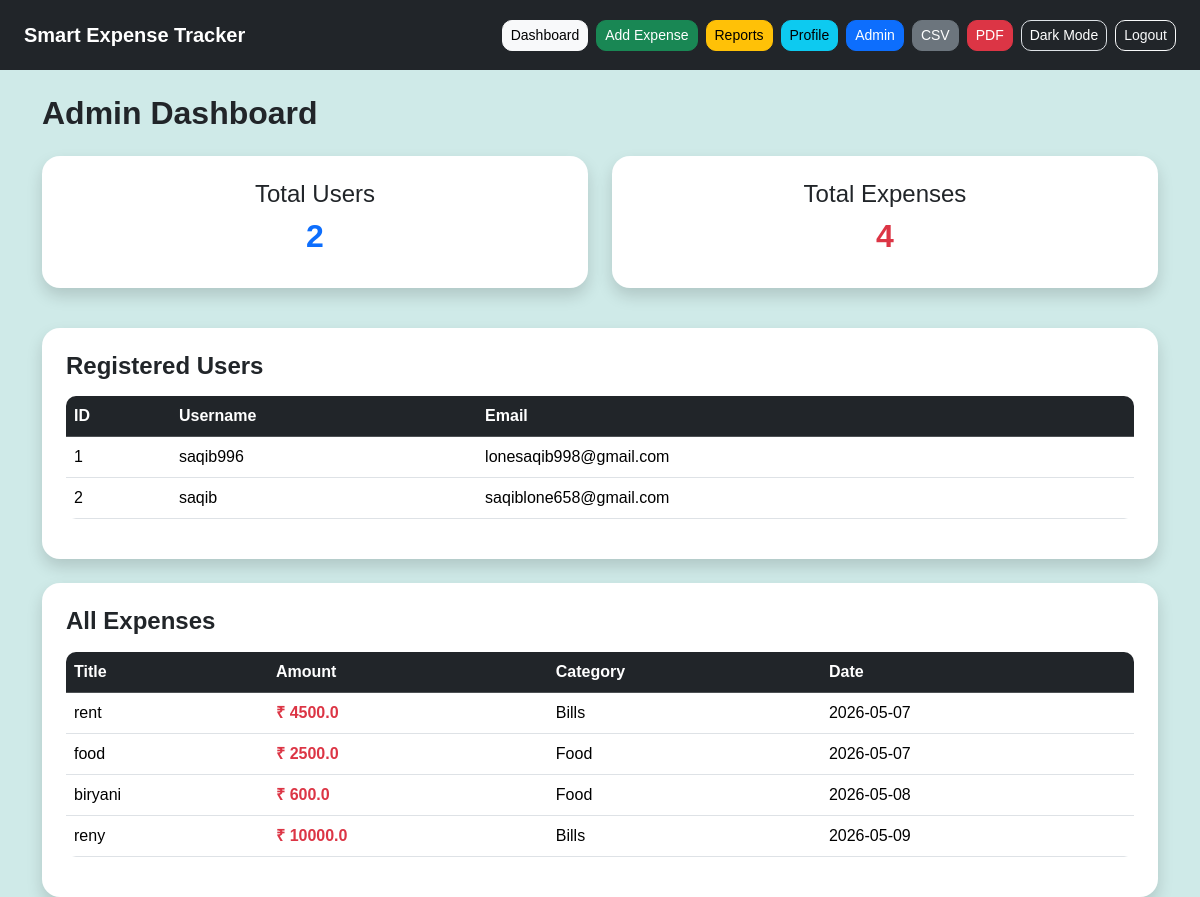
The app's page /admin (signed in), older data.
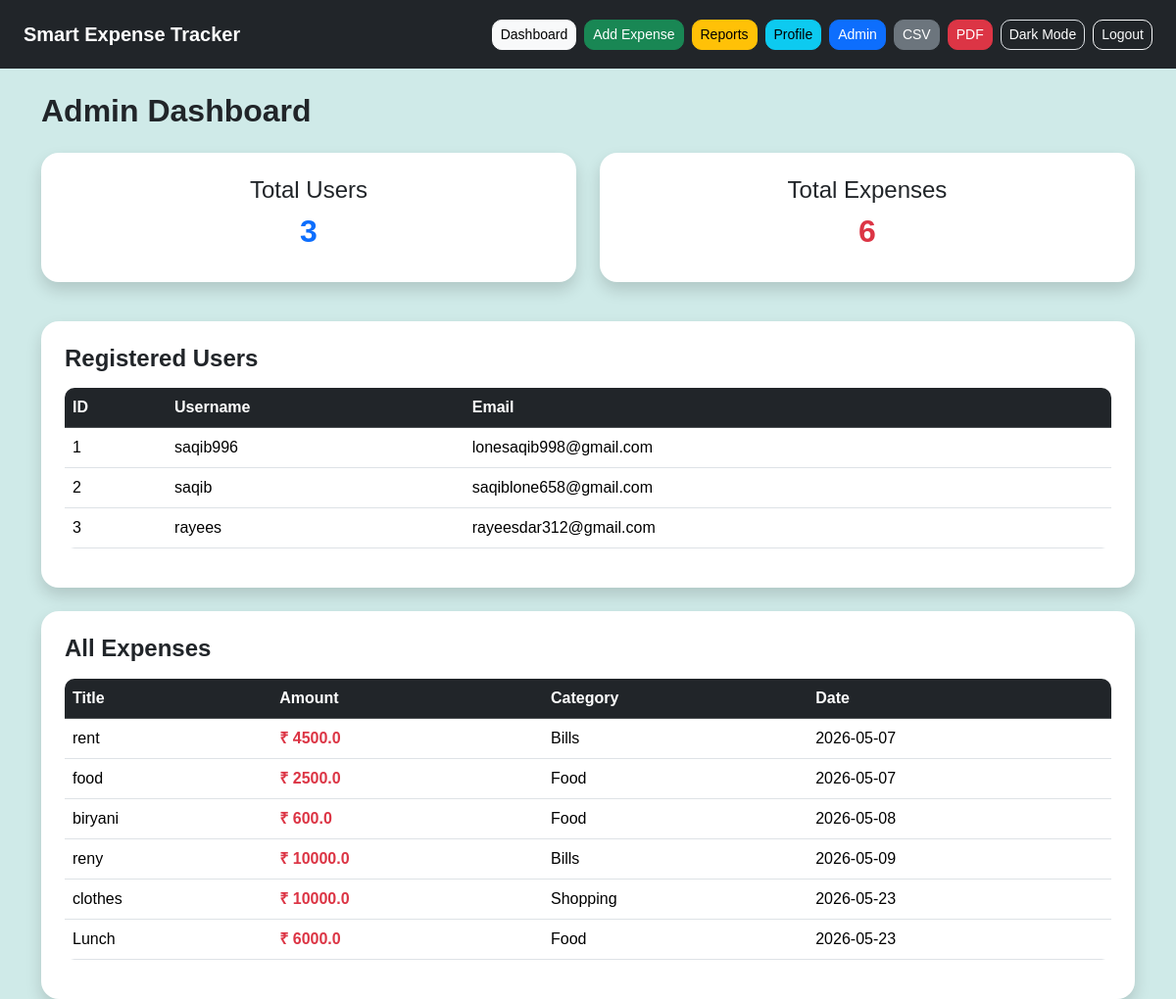
The same page, newer data.
### app.py (models this page shows)
class User(UserMixin, db.Model):
    id = db.Column(db.Integer, primary_key=True)
    username = db.Column(db.String(100), unique=True)
    email = db.Column(db.String(100))
    password = db.Column(db.String(200))
    is_admin = db.Column(db.Boolean, default=False)
    income = db.Column(db.Float, default=0)
    budget = db.Column(db.Float, default=0)

class Expense(db.Model):
    id = db.Column(db.Integer, primary_key=True)
    title = db.Column(db.String(100))
    amount = db.Column(db.Float)
    category = db.Column(db.String(100))
    date = db.Column(db.String(100))
    receipt = db.Column(db.String(200))
    user_id = db.Column(db.Integer, db.ForeignKey('user.id'))

### app.py (the view)
@app.route('/admin')
@login_required
def admin():
    if not current_user.is_admin:
        flash('Access Denied')
        return redirect(url_for('dashboard'))
    users = User.query.all()
    expenses = Expense.query.all()
    return render_template(
        'admin.html',
        users=users,
        expenses=expenses
    )

### app.py (called while the page is built)
@login_manager.user_loader
def load_user(user_id):
    return User.query.get(int(user_id))

### templates/admin.html
{% extends 'base.html' %}
{% block content %}
<h2 class="fw-bold mb-4">
    Admin Dashboard
</h2>
<div class="row mb-4">
    <div class="col-md-6 mb-3">
        <div class="card shadow border-0 p-4 text-center">
            <h4>Total Users</h4>
            <h2 class="fw-bold text-primary">
                {{ users|length }}
            </h2>
        </div>
    </div>
    <div class="col-md-6 mb-3">
        <div class="card shadow border-0 p-4 text-center">
            <h4>Total Expenses</h4>
            <h2 class="fw-bold text-danger">
                {{ expenses|length }}
            </h2>
        </div>
    </div>
</div>
<div class="card shadow border-0 p-4 mb-4">
    <h4 class="fw-bold mb-3">
        Registered Users
    </h4>
    <div class="table-responsive">
        <table class="table table-hover">
            <thead class="table-dark">
                <tr>
                    <th>ID</th>
                    <th>Username</th>
                    <th>Email</th>
                </tr>
            </thead>
            <tbody>
                {% for user in users %}
                <tr>
                    <td>{{ user.id }}</td>
                    <td>{{ user.username }}</td>
                    <td>{{ user.email }}</td>
                </tr>
                {% endfor %}
            </tbody>
        </table>
    </div>
</div>
<div class="card shadow border-0 p-4">
    <h4 class="fw-bold mb-3">
        All Expenses
    </h4>
    <div class="table-responsive">
        <table class="table table-hover">
            <thead class="table-dark">
                <tr>
                    <th>Title</th>
                    <th>Amount</th>
                    <th>Category</th>
                    <th>Date</th>
                </tr>
            </thead>
            <tbody>
                {% for exp in expenses %}
                <tr>
                    <td>{{ exp.title }}</td>
                    <td class="text-danger fw-bold">
                        ₹ {{ exp.amount }}
                    </td>
                    <td>{{ exp.category }}</td>
                    <td>{{ exp.date }}</td>
                </tr>
                {% endfor %}
            </tbody>
        </table>
    </div>
</div>
{% endblock %}

### templates/base.html (shortened to what this page needs)
<!DOCTYPE html>
<html lang="en">
<head>
    <link href="https://cdn.jsdelivr.net/npm/bootstrap@5.3.2/dist/css/bootstrap.min.css" rel="stylesheet">
    <link rel="stylesheet" href="{{ url_for('static', filename='style.css') }}">
</head>
<body>
    <nav class="navbar navbar-expand-lg navbar-dark bg-dark px-4">
        <a class="navbar-brand fw-bold" href="/dashboard">
            Smart Expense Tracker
        </a>
        <div class="collapse navbar-collapse" id="navbarNav">
            {% if current_user.is_authenticated %}
            <ul class="navbar-nav ms-auto">
                <li class="nav-item me-2">
                    <a href="/dashboard" class="btn btn-light btn-sm">
                        Dashboard
                    </a>
                </li>
                <li class="nav-item me-2">
                    <a href="/add" class="btn btn-success btn-sm">
                        Add Expense
                    </a>
                </li>
                <li class="nav-item me-2">
                    <a href="/reports" class="btn btn-warning btn-sm">
                        Reports
                    </a>
                </li>
                <li class="nav-item me-2">
                    <a href="/profile" class="btn btn-info btn-sm">
                        Profile
                    </a>
                </li>
                {% if current_user.is_admin %}
                <li class="nav-item me-2">
                    <a href="/admin" class="btn btn-primary btn-sm">
                        Admin
                    </a>
                </li>
                {% endif %}
                <li class="nav-item me-2">
                    <a href="/export_csv" class="btn btn-secondary btn-sm">
                        CSV
                    </a>
                </li>
                <li class="nav-item me-2">
                    <a href="/export_pdf" class="btn btn-danger btn-sm">
                        PDF
                    </a>
                </li>
                <li class="nav-item me-2">
                    <button
                        onclick="toggleDarkMode()"
                        class="btn btn-dark btn-sm border"
                    >
                        Dark Mode
                    </button>
                </li>
                <li class="nav-item">
                    <a href="/logout" class="btn btn-outline-light btn-sm">
                        Logout
                    </a>
                </li>
            </ul>
            {% endif %}
        </div>
    </nav>
    <div class="container mt-4">
        {% block content %}
        {% endblock %}
    </div>
</body>
</html>

### static/style.css (style rules this page uses)
body { background: #cfeae8; font-family: Arial, sans-serif; transition: 0.3s; }
.card { border: none; border-radius: 18px; overflow: hidden; }
.btn { border-radius: 10px; transition: 0.3s; }
.table { background: white; border-radius: 10px; overflow: hidden; }
.navbar { padding: 15px; }

Row changes from the older to the newer data that the page shows:
added User: id "3", username "rayees", email "rayeesdar312@gmail.com"
added Expense: title "clothes", amount "10000.0", category "Shopping", date "2026-05-23"
added Expense: title "Lunch", amount "6000.0", category "Food", date "2026-05-23"
Text that changed along with them:
{{ users|length }}: "2" → "3"
{{ expenses|length }}: "4" → "6"
